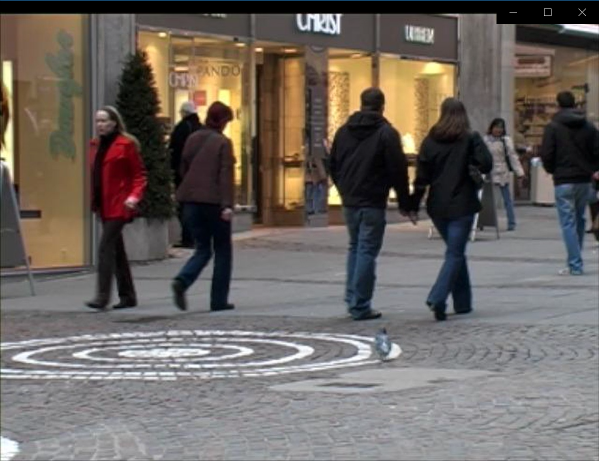
#> input picture passenger_flow_statistics/img/1.jpeg, 1198 x 922 px (shown at 1/2 size)
$ python -i face_detect_util.py   (imports and definitions only)
#> lines starting #> are read from the running program, lines starting #| are printed output that depends on the picture
import cv2 as cv
import numpy as np

frontal_face_cascade = cv.CascadeClassifier(r'etc/haarcascade_frontalface_alt2.xml')
profile_face_cascade = cv.CascadeClassifier(r'etc/haarcascade_profileface.xml')


def frontal_face_detect(img):
    """
    正脸检测
    :param img:
    :return: 正脸的坐标信息
    """
    frontal_face_rects = frontal_face_cascade.detectMultiScale(img, scaleFactor=1.3, minNeighbors=4, minSize=(30, 30),
                                                               flags=cv.CASCADE_SCALE_IMAGE)

    if len(frontal_face_rects) == 0:
        frontal_face_rects = []

    return frontal_face_rects


def profile_face_detect(img):
    """
    侧脸检测
    :param img:
    :return:侧脸的位置信息
    """
    left_profile_face_rects = profile_face_cascade.detectMultiScale(img, scaleFactor=1.3, minNeighbors=4,
                                                                    minSize=(30, 30),
                                                                    flags=cv.CASCADE_SCALE_IMAGE)

    flipped_img = cv.flip(img, 1)
    right_profile_face_rects = profile_face_cascade.detectMultiScale(flipped_img, scaleFactor=1.3, minNeighbors=4,
                                                                     minSize=(30, 30), flags=cv.CASCADE_SCALE_IMAGE)
    # 将左右脸的识别结果合并
    if len(left_profile_face_rects) != 0 and len(right_profile_face_rects) == 0:
        return left_profile_face_rects

    elif len(left_profile_face_rects) == 0 and len(right_profile_face_rects) != 0:
        height, width = img.shape
        # 图片翻转之后，坐标信息（x,y）相应的翻转回来
        right_profile_face_rects[:, 0:2] = [height, width] - right_profile_face_rects[:, 0:2]
        return right_profile_face_rects

    elif len(left_profile_face_rects) != 0 and len(right_profile_face_rects) != 0:
        return np.concatenate((left_profile_face_rects, right_profile_face_rects), axis=0)

    else:
        return []


def get_faces_info(img):
    """
    坐标信息作相应的转化
    :param img:
    :return: 人脸的位置信息
    """
    height, width = img.shape
    frontal_faces = frontal_face_detect(img)
    if len(frontal_faces) != 0:
        frontal_faces = frontal_faces / [width, height, width, height]
        frontal_faces = [{'face_info': face, 'is_frontal': 1} for face in frontal_faces.tolist()]

    profile_faces = profile_face_detect(img)
    if len(profile_faces) != 0:
        profile_faces = profile_faces / [width, height, width, height]
        profile_faces = [{'face_info': face, 'is_frontal': 0} for face in profile_faces.tolist()]

    frontal_faces.extend(profile_faces)

    return frontal_faces

>>> import cv2
>>> picture = cv2.imread('../passenger_flow_statistics/img/1.jpeg', cv2.IMREAD_GRAYSCALE)
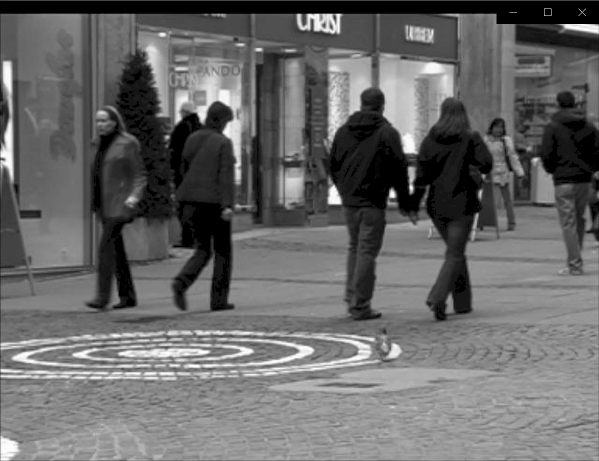
#> picture: shape (922, 1198) (shown at 1/2 size); min 0, max 255, mean 104
>>> result = get_faces_info(picture)
#> in frontal_face_detect, `frontal_face_rects = frontal_face_cascade.detectMultiScale(img, scaleF..`: frontal_face_rects = ()
#> in get_faces_info, `frontal_faces = frontal_face_detect(img)`: frontal_faces = []
#> in profile_face_detect, `left_profile_face_rects = profile_face_cascade.detectMultiScale(img, s..`: left_profile_face_rects = ()
#> in profile_face_detect, `flipped_img = cv.flip(img, 1)`:
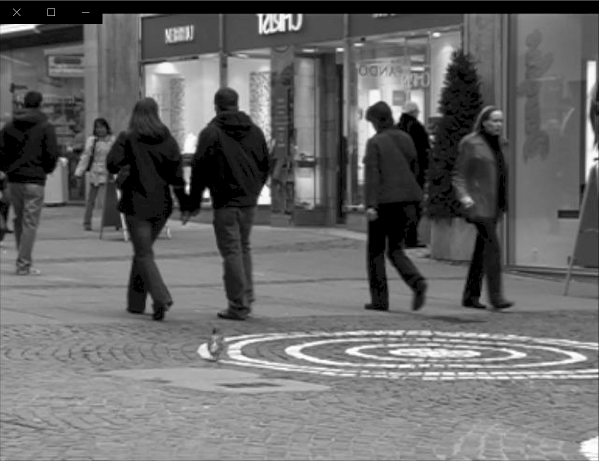
#> flipped_img: shape (922, 1198) (shown at 1/2 size); min 0, max 255, mean 104
#> in get_faces_info, `profile_faces = profile_face_detect(img)`: profile_faces = []
#> result = []

$ run again, on passenger_flow_statistics/img/2.jpeg
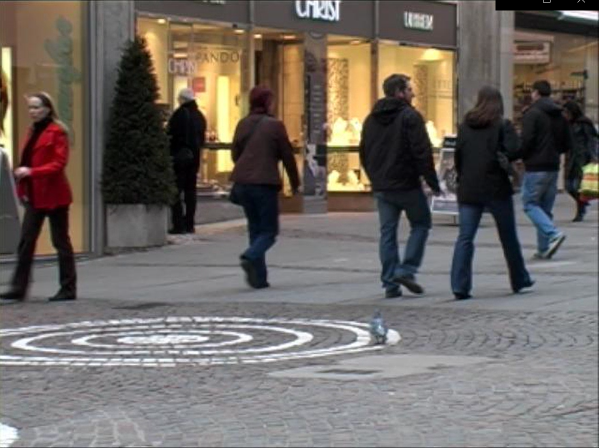
#> input picture passenger_flow_statistics/img/2.jpeg, 1197 x 895 px (shown at 1/2 size)
#> `picture = cv2.imread('../passenger_flow_statistics/img/1.jpeg', cv2.IM..`:
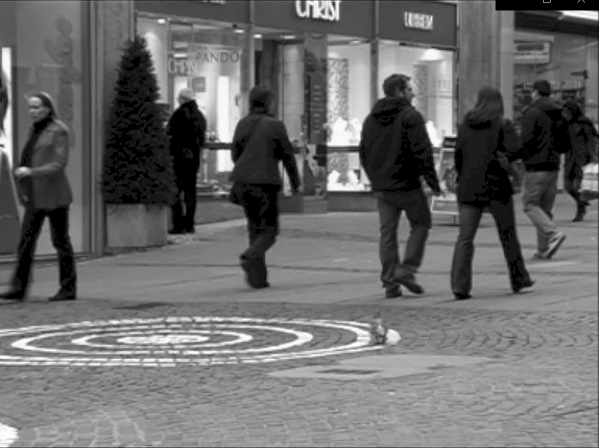
#> picture: shape (895, 1197) (shown at 1/2 size); min 0, max 255, mean 106.6
#> frontal_face_rects = ()
#> frontal_faces = []
#> left_profile_face_rects = [[46, 190, 60, 60]]
#> in profile_face_detect, `flipped_img = cv.flip(img, 1)`:
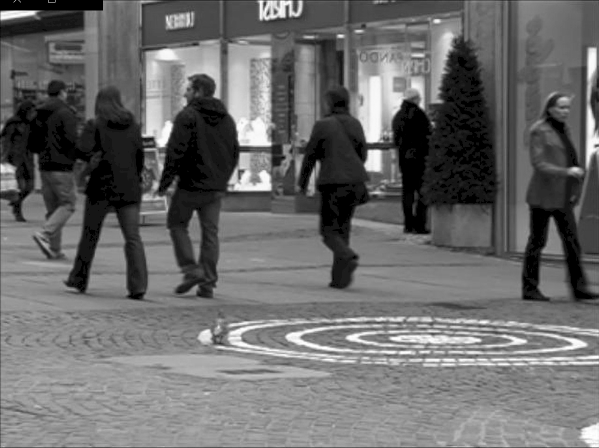
#> flipped_img: shape (895, 1197) (shown at 1/2 size); min 0, max 255, mean 106.6
#> right_profile_face_rects = ()
#> in get_faces_info, `profile_faces = profile_face_detect(img)`: profile_faces = [[46, 190, 60, 60]]
#> in get_faces_info, `profile_faces = profile_faces / [width, height, width, height]`: profile_faces = [[0.0384, 0.212, 0.0501, 0.067]]
#> in get_faces_info, `profile_faces = [{'face_info': face, 'is_frontal': 0} for face in prof..`: profile_faces = 1 item

$ run again, on passenger_flow_statistics/img/3.jpeg
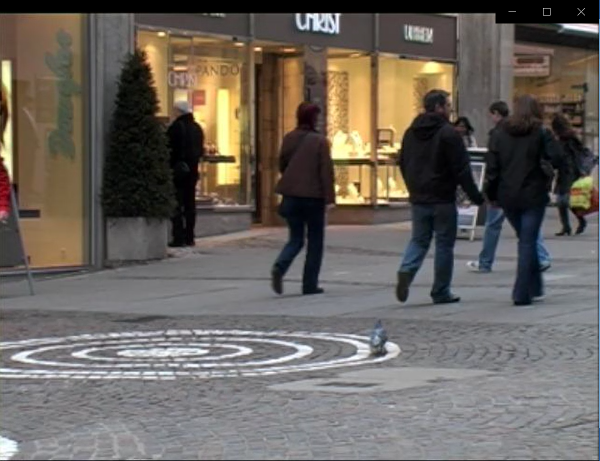
#> input picture passenger_flow_statistics/img/3.jpeg, 1200 x 922 px (shown at 1/2 size)
#> `picture = cv2.imread('../passenger_flow_statistics/img/1.jpeg', cv2.IM..`:
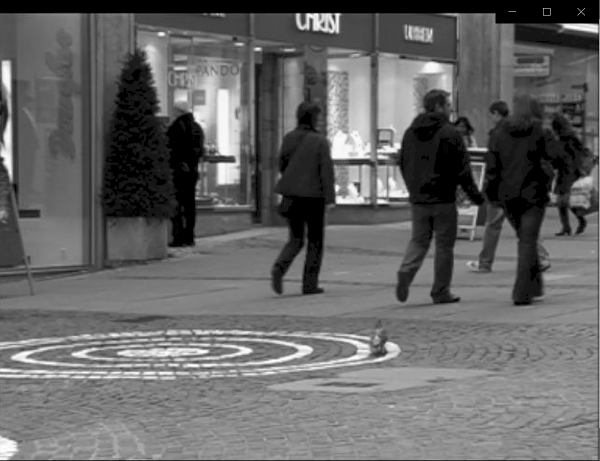
#> picture: shape (922, 1200) (shown at 1/2 size); min 0, max 255, mean 101.3
#> frontal_face_rects = ()
#> frontal_faces = []
#> left_profile_face_rects = ()
#> in profile_face_detect, `flipped_img = cv.flip(img, 1)`:
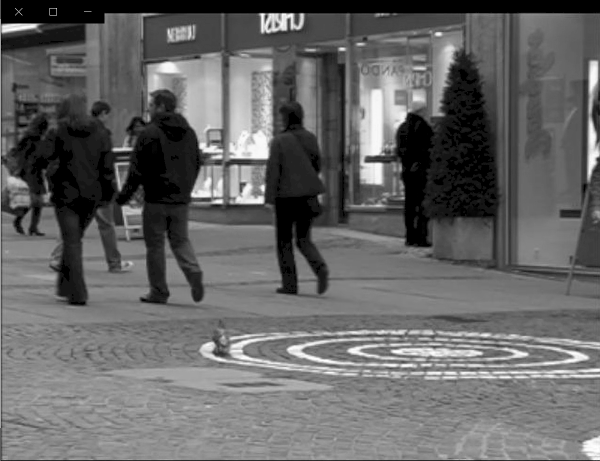
#> flipped_img: shape (922, 1200) (shown at 1/2 size); min 0, max 255, mean 101.3
#> profile_faces = []
